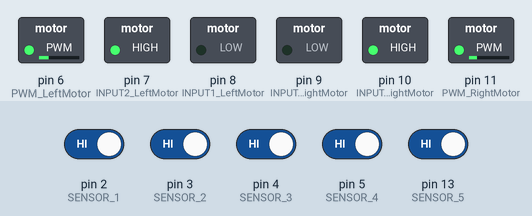
A sketch run on a simulated Arduino Uno, built with avr-gcc and run on an emulated ATmega328P. Shown: switched loads named in the sketch (green lamp = pin HIGH). The inputs (shaded band) are chosen by the test bench; at power-on: pin 2 (SENSOR_1), pin 3 (SENSOR_2), pin 4 (SENSOR_3), pin 5 (SENSOR_4), pin 13 (SENSOR_5) HIGH.

Above: at 1.7 s.
1.8 s: pin 5 (SENSOR_4) driven LOW
At 2.4 s:
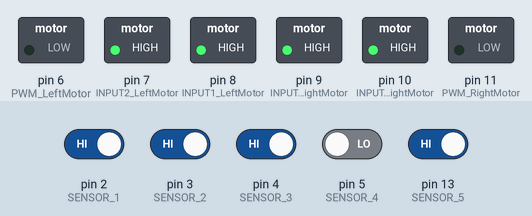
3.3 s: pin 4 (SENSOR_3) driven LOW
At 4.7 s:
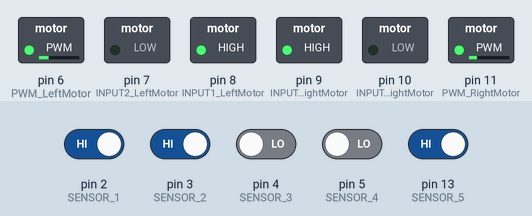
Timing chart, 0 to 6.3 s (numbered marks = the images above; inputs shaded):
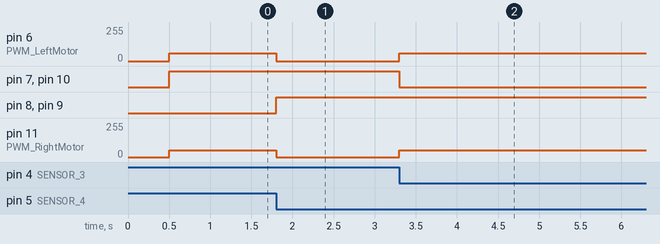

The sketch:

State_Machine.ino
```cpp
//************************   MACROS   ********************


#define SENSOR_1 2
#define SENSOR_2 3
#define SENSOR_3 4
#define SENSOR_4 5
#define SENSOR_5 13
#define BLACK 1
#define WHITE 0

#define PWM_LeftMotor 6
#define INPUT1_LeftMotor 8
#define INPUT2_LeftMotor 7
#define INPUT3_RightMotor 9
#define INPUT4_RightMotor 10
#define PWM_RightMotor 11

//************************  VARIABLES   **************************
static uint8_t ROBOT_LeftSensorState_u8 = 0,
               ROBOT_LeftCenterSensorState_u8 = 0,
               ROBOT_CenterSensorState_u8 = 0,
               ROBOT_RightCenterSensorState_u8 = 0,
               ROBOT_RightSensorState_u8 = 0;
static int  ROBOT_Error = 0;
static int PID_P  = 0 ,
           PID_D  = 0 ,
           PID_I  = 0 ,
           PID_Value  = 0 ,
           PID_Previous_Error  = 0 ,
           Ki = 15 ,
           Kp = 0 ,
           Kd = 5 ;


static bool Time_Out_b = false;

//****************  STATE_MACHINE   ********************

typedef enum {
  ROBOT_Idle_en,
  test_en,
  end_en,
  ROBOT_Dalgona_en,
  ROBOT_vUmbrella_en
} ROBOT_States_ten;

ROBOT_States_ten ROBOT_CurrentState_en = ROBOT_Idle_en;


//***************   FUNCTIONS DECLARATION  *********************

void ROBOT_vReadSensors();

void ROBOT_vForward();
void ROBOT_vBackward();
void ROBOT_vLeft();
void ROBOT_vRight();
void ROBOT_vStop();

void ROBOT_vCalculatePID();
void ROBOT_vMotorControl();


//***************   SETUP   *****************************
void setup() {
  pinMode(SENSOR_1, INPUT);
  pinMode(SENSOR_2, INPUT);
  pinMode(SENSOR_3, INPUT);
  pinMode(SENSOR_4, INPUT);
  pinMode(SENSOR_5, INPUT);

  pinMode(INPUT1_LeftMotor, OUTPUT);
  pinMode(INPUT2_LeftMotor, OUTPUT);
  pinMode(INPUT3_RightMotor, OUTPUT);
  pinMode(INPUT4_RightMotor, OUTPUT);

  pinMode(PWM_LeftMotor, OUTPUT);
  pinMode(PWM_RightMotor, OUTPUT);

  Serial.begin(9600);
  delay(500);
}

//******************    LOOP    *************************

void loop() {

  ROBOT_vReadSensors();
  switch (ROBOT_CurrentState_en)
  {
    case ROBOT_Idle_en:
      {
        analogWrite(PWM_LeftMotor,  60);
        analogWrite(PWM_RightMotor, 50);
        ROBOT_vForward();
        /*if (millis() > 800)
          {
          Time_Out_b = true;
          }*/
        if (ROBOT_Error == -4)
        {
          ROBOT_CurrentState_en = test_en;
        }
        else ROBOT_CurrentState_en = ROBOT_Idle_en;
      } break;
    case test_en:
      {
        if (ROBOT_Error == -4) {
          analogWrite(PWM_LeftMotor,  0);
          analogWrite(PWM_RightMotor, 0);
        ROBOT_vStop();
        }
        else ROBOT_CurrentState_en = end_en;
      } break;
    default :
      {
        analogWrite(PWM_LeftMotor,  60);
        analogWrite(PWM_RightMotor, 50);
        ROBOT_vBackward();
      } break;
  }
}

//************************* FUNCTIONS DEFINITION    ***********************


void ROBOT_vReadSensors ()
{
  ROBOT_LeftSensorState_u8 = !digitalRead(SENSOR_1);
  ROBOT_LeftCenterSensorState_u8 = !digitalRead(SENSOR_2);
  ROBOT_CenterSensorState_u8 = !digitalRead(SENSOR_5);
  ROBOT_RightCenterSensorState_u8 = !digitalRead(SENSOR_3);
  ROBOT_RightSensorState_u8 = !digitalRead(SENSOR_4);


  if ((ROBOT_LeftSensorState_u8 == BLACK) &&
      (ROBOT_LeftCenterSensorState_u8 == WHITE) &&
      (ROBOT_CenterSensorState_u8 == WHITE) &&
      (ROBOT_RightCenterSensorState_u8 == WHITE) &&
      (ROBOT_RightSensorState_u8 == WHITE))
  {
    ROBOT_Error = 4;
  }
  else if ((ROBOT_LeftSensorState_u8 == BLACK) &&
           (ROBOT_LeftCenterSensorState_u8 == BLACK) &&
           (ROBOT_CenterSensorState_u8 == WHITE) &&
           (ROBOT_RightCenterSensorState_u8 == WHITE) &&
           (ROBOT_RightSensorState_u8 == WHITE))
  {
    ROBOT_Error = 3;
  }
  else if ((ROBOT_LeftSensorState_u8 == WHITE) &&
           (ROBOT_LeftCenterSensorState_u8 == BLACK) &&
           (ROBOT_CenterSensorState_u8 == WHITE) &&
           (ROBOT_RightCenterSensorState_u8 == WHITE) &&
           (ROBOT_RightSensorState_u8 == WHITE))
  {
    ROBOT_Error = 2;
  }
  else if ((ROBOT_LeftSensorState_u8 == WHITE) &&
           (ROBOT_LeftCenterSensorState_u8 == BLACK) &&
           (ROBOT_CenterSensorState_u8 == BLACK) &&
           (ROBOT_RightCenterSensorState_u8 == WHITE) &&
           (ROBOT_RightSensorState_u8 == WHITE))
  {
    ROBOT_Error = 1;
  }
  else if ((ROBOT_LeftSensorState_u8 == WHITE) &&
           (ROBOT_LeftCenterSensorState_u8 == BLACK) &&
           (ROBOT_CenterSensorState_u8 == BLACK) &&
           (ROBOT_RightCenterSensorState_u8 == BLACK) &&
           (ROBOT_RightSensorState_u8 == WHITE))
    ROBOT_Error = 0;
  else if ((ROBOT_LeftSensorState_u8 == WHITE) &&
           (ROBOT_LeftCenterSensorState_u8 == WHITE) &&
           (ROBOT_CenterSensorState_u8 == BLACK) &&
           (ROBOT_RightCenterSensorState_u8 == BLACK) &&
           (ROBOT_RightSensorState_u8 == WHITE))
  {
    ROBOT_Error = -1;
  }
  else if ((ROBOT_LeftSensorState_u8 == WHITE) &&
           (ROBOT_LeftCenterSensorState_u8 == WHITE) &&
           (ROBOT_CenterSensorState_u8 == WHITE) &&
           (ROBOT_RightCenterSensorState_u8 == BLACK) &&
           (ROBOT_RightSensorState_u8 == WHITE))
  {
    ROBOT_Error = -2;
  }
  else if ((ROBOT_LeftSensorState_u8 == WHITE) &&
           (ROBOT_LeftCenterSensorState_u8 == WHITE) &&
           (ROBOT_CenterSensorState_u8 == WHITE) &&
           (ROBOT_RightCenterSensorState_u8 == BLACK) &&
           (ROBOT_RightSensorState_u8 == BLACK))
    ROBOT_Error = -3;
  else if ((ROBOT_LeftSensorState_u8 == WHITE) &&
           (ROBOT_LeftCenterSensorState_u8 == WHITE) &&
           (ROBOT_CenterSensorState_u8 == WHITE) &&
           (ROBOT_RightCenterSensorState_u8 == WHITE) &&
           (ROBOT_RightSensorState_u8 == BLACK))
  {
    ROBOT_Error = -4;
  }
  else if ((ROBOT_LeftSensorState_u8 == BLACK) &&
           (ROBOT_LeftCenterSensorState_u8 == BLACK) &&
           (ROBOT_CenterSensorState_u8 == BLACK) &&
           (ROBOT_RightCenterSensorState_u8 == BLACK) &&
           (ROBOT_RightSensorState_u8 == WHITE))
  {
    ROBOT_Error = 100;
  }
  else if ((ROBOT_LeftSensorState_u8 == WHITE) &&
           (ROBOT_LeftCenterSensorState_u8 == BLACK) &&
           (ROBOT_CenterSensorState_u8 == BLACK) &&
           (ROBOT_RightCenterSensorState_u8 == BLACK) &&
           (ROBOT_RightSensorState_u8 == BLACK))
  {
    ROBOT_Error = 101;
  }
  else if ((ROBOT_LeftSensorState_u8 == BLACK) &&
           (ROBOT_LeftCenterSensorState_u8 == BLACK) &&
           (ROBOT_CenterSensorState_u8 == BLACK) &&
           (ROBOT_RightCenterSensorState_u8 == BLACK) &&
           (ROBOT_RightSensorState_u8 == BLACK))
  {
    ROBOT_Error = 103;
  }
  else if ((ROBOT_LeftSensorState_u8 == WHITE) &&
           (ROBOT_LeftCenterSensorState_u8 == WHITE) &&
           (ROBOT_CenterSensorState_u8 == WHITE) &&
           (ROBOT_RightCenterSensorState_u8 == WHITE) &&
           (ROBOT_RightSensorState_u8 == WHITE))
  {
    ROBOT_Error = 102;
  }

}

void ROBOT_vCalculatePID() {
  PID_P  = ROBOT_Error;
  PID_I   = PID_I  + ROBOT_Error;
  PID_D  = ROBOT_Error - PID_Previous_Error ;

  PID_Value  = (Kp * PID_P ) + (Ki * PID_I ) + (Kd * PID_D );

  PID_Previous_Error  = ROBOT_Error;
}

void ROBOT_vMotorControl() {
  float left_motor_speed = 70 - PID_Value ;
  float right_motor_speed = 50 - PID_Value ;

  left_motor_speed = constrain(left_motor_speed, 0, 255);
  right_motor_speed = constrain(right_motor_speed, 0, 255);

  analogWrite(PWM_LeftMotor, left_motor_speed );
  analogWrite(PWM_RightMotor, right_motor_speed );

  ROBOT_vForward();

}

void ROBOT_vForward()
{
  digitalWrite(INPUT1_LeftMotor, LOW);
  digitalWrite(INPUT2_LeftMotor, HIGH);
  digitalWrite(INPUT3_RightMotor, LOW);
  digitalWrite(INPUT4_RightMotor, HIGH);
}
void ROBOT_vBackward()
{
  digitalWrite(INPUT1_LeftMotor, HIGH);
  digitalWrite(INPUT2_LeftMotor, LOW);
  digitalWrite(INPUT3_RightMotor, HIGH);
  digitalWrite(INPUT4_RightMotor, LOW);
}

void ROBOT_vRight() {
  digitalWrite(INPUT1_LeftMotor, LOW);
  digitalWrite(INPUT2_LeftMotor, HIGH);
  digitalWrite(INPUT3_RightMotor, HIGH);
  digitalWrite(INPUT4_RightMotor, LOW);
}
void ROBOT_vLeft() {
  digitalWrite(INPUT1_LeftMotor, HIGH);
  digitalWrite(INPUT2_LeftMotor, LOW);
  digitalWrite(INPUT3_RightMotor, LOW);
  digitalWrite(INPUT4_RightMotor, HIGH);
}
void ROBOT_vStop()
{
  digitalWrite(INPUT1_LeftMotor, HIGH);
  digitalWrite(INPUT2_LeftMotor, HIGH);
  digitalWrite(INPUT3_RightMotor, HIGH);
  digitalWrite(INPUT4_RightMotor, HIGH);
}
```

Measured:
- after the input at 1.8 s, pin 6 (PWM_LeftMotor): 60/255 → 0/255 at once; pin 8 (INPUT1_LeftMotor), pin 9 (INPUT3_RightMotor): LOW → HIGH at once; pin 11 (PWM_RightMotor): 50/255 → 0/255 at once
- after the input at 3.3 s, pin 6 (PWM_LeftMotor): 0/255 → 60/255 at once; pin 7 (INPUT2_LeftMotor), pin 10 (INPUT4_RightMotor): HIGH → LOW at once; pin 11 (PWM_RightMotor): 0/255 → 50/255 at once
